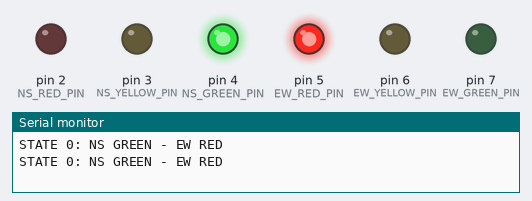
A sketch run on a simulated Arduino Uno, built with avr-gcc and run on an emulated ATmega328P. Shown: output pins drawn as LEDs (lit = HIGH), the last lines printed to the serial monitor.

Above: at 5.0 s.
At 11.5 s:
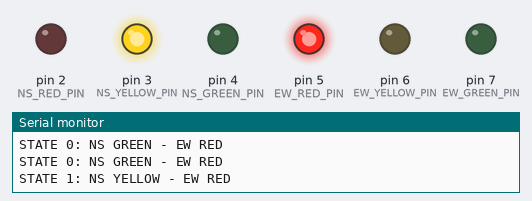
At 18.0 s:
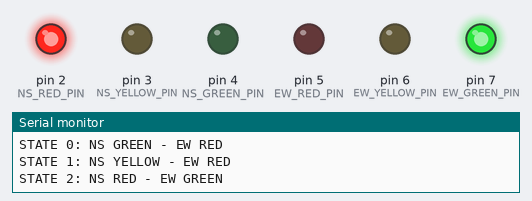
At 24.5 s:
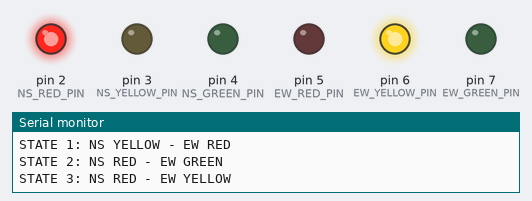
Timing chart, 0 to 33.8 s (numbered marks = the images above):
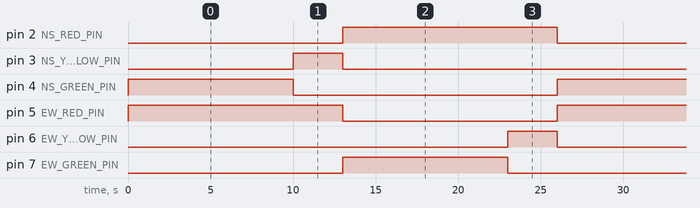

Measured:
- by itself, pin 2 (NS_RED_PIN), pin 5 (EW_RED_PIN): alternates HIGH for 13.0 s and LOW for 13.0 s
- by itself, pin 3 (NS_YELLOW_PIN), pin 6 (EW_YELLOW_PIN): alternates HIGH for 3.0 s and LOW for 23.0 s
- by itself, pin 4 (NS_GREEN_PIN), pin 7 (EW_GREEN_PIN): alternates HIGH for 10.0 s and LOW for 16.0 s

The sketch:

TRAFFIC_LIGHT_STATECHART.ino
```cpp
// Project: Traffic Light Controller Using FSM
// Platform: Arduino UNO + Proteus

enum TrafficState {
  STATE_NS_GREEN,
  STATE_NS_YELLOW,
  STATE_EW_GREEN,
  STATE_EW_YELLOW
};

TrafficState currentState = STATE_NS_GREEN;

// North-South traffic signal pins
const int NS_RED_PIN = 2;
const int NS_YELLOW_PIN = 3;
const int NS_GREEN_PIN = 4;

// East-West traffic signal pins
const int EW_RED_PIN = 5;
const int EW_YELLOW_PIN = 6;
const int EW_GREEN_PIN = 7;

void setup() {
  pinMode(NS_RED_PIN, OUTPUT);
  pinMode(NS_YELLOW_PIN, OUTPUT);
  pinMode(NS_GREEN_PIN, OUTPUT);

  pinMode(EW_RED_PIN, OUTPUT);
  pinMode(EW_YELLOW_PIN, OUTPUT);
  pinMode(EW_GREEN_PIN, OUTPUT);

  Serial.begin(9600);

  enterState(currentState);
}

void allOff() {
  digitalWrite(NS_RED_PIN, LOW);
  digitalWrite(NS_YELLOW_PIN, LOW);
  digitalWrite(NS_GREEN_PIN, LOW);

  digitalWrite(EW_RED_PIN, LOW);
  digitalWrite(EW_YELLOW_PIN, LOW);
  digitalWrite(EW_GREEN_PIN, LOW);
}

void enterState(TrafficState state) {
  allOff();

  switch (state) {
    case STATE_NS_GREEN:
      digitalWrite(NS_GREEN_PIN, HIGH);
      digitalWrite(EW_RED_PIN, HIGH);
      Serial.println("STATE 0: NS GREEN - EW RED");
      break;

    case STATE_NS_YELLOW:
      digitalWrite(NS_YELLOW_PIN, HIGH);
      digitalWrite(EW_RED_PIN, HIGH);
      Serial.println("STATE 1: NS YELLOW - EW RED");
      break;

    case STATE_EW_GREEN:
      digitalWrite(NS_RED_PIN, HIGH);
      digitalWrite(EW_GREEN_PIN, HIGH);
      Serial.println("STATE 2: NS RED - EW GREEN");
      break;

    case STATE_EW_YELLOW:
      digitalWrite(NS_RED_PIN, HIGH);
      digitalWrite(EW_YELLOW_PIN, HIGH);
      Serial.println("STATE 3: NS RED - EW YELLOW");
      break;
  }
}

void loop() {
  switch (currentState) {
    case STATE_NS_GREEN:
      enterState(STATE_NS_GREEN);
      delay(10000);
      currentState = STATE_NS_YELLOW;
      break;

    case STATE_NS_YELLOW:
      enterState(STATE_NS_YELLOW);
      delay(3000);
      currentState = STATE_EW_GREEN;
      break;

    case STATE_EW_GREEN:
      enterState(STATE_EW_GREEN);
      delay(10000);
      currentState = STATE_EW_YELLOW;
      break;

    case STATE_EW_YELLOW:
      enterState(STATE_EW_YELLOW);
      delay(3000);
      currentState = STATE_NS_GREEN;
      break;
  }
}
```
